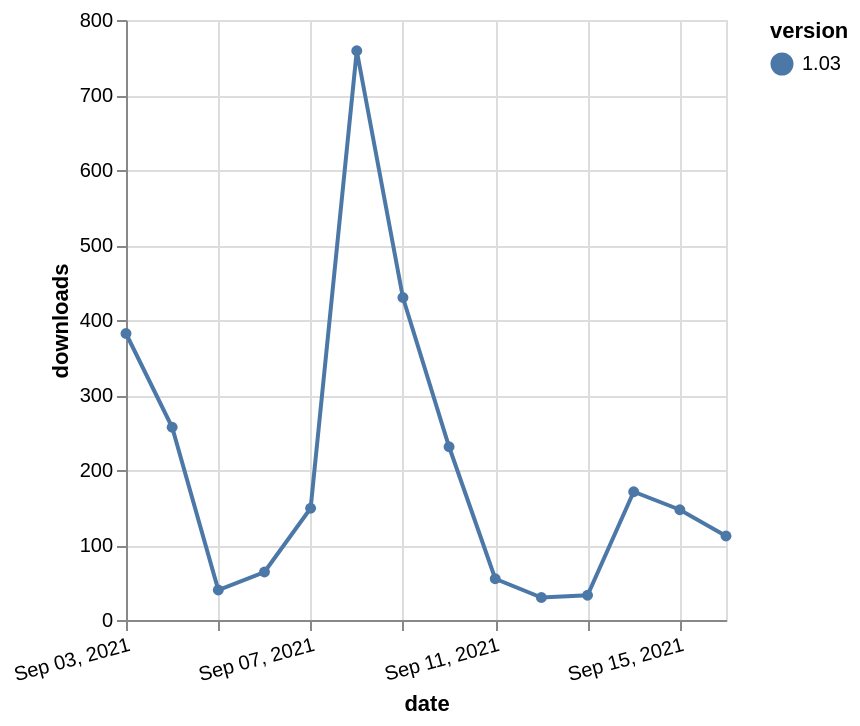

Vega-Lite specification stored for this chart:
### Vega-Lite specification from a JSON file in a GitHub repository (floating-point values rounded to 4 significant figures)
{"$schema": "https://vega.github.io/schema/vega-lite/v5.json", "description": "A simple bar chart with embedded data.", "data": {"values": [{"date": "2021-09-03", "total": 173417, "delta": 382, "version": "1.03"}, {"date": "2021-09-04", "total": 173674, "delta": 257, "version": "1.03"}, {"date": "2021-09-05", "total": 173714, "delta": 40, "version": "1.03"}, {"date": "2021-09-06", "total": 173778, "delta": 64, "version": "1.03"}, {"date": "2021-09-07", "total": 173927, "delta": 149, "version": "1.03"}, {"date": "2021-09-08", "total": 174686, "delta": 759, "version": "1.03"}, {"date": "2021-09-09", "total": 175116, "delta": 430, "version": "1.03"}, {"date": "2021-09-10", "total": 175347, "delta": 231, "version": "1.03"}, {"date": "2021-09-11", "total": 175402, "delta": 55, "version": "1.03"}, {"date": "2021-09-12", "total": 175432, "delta": 30, "version": "1.03"}, {"date": "2021-09-13", "total": 175465, "delta": 33, "version": "1.03"}, {"date": "2021-09-14", "total": 175636, "delta": 171, "version": "1.03"}, {"date": "2021-09-15", "total": 175783, "delta": 147, "version": "1.03"}, {"date": "2021-09-16", "total": 175895, "delta": 112, "version": "1.03"}]}, "width": "container", "mark": {"type": "line", "point": {"filled": true}}, "encoding": {"x": {"field": "date", "type": "temporal", "timeUnit": "yearmonthdate", "title": "date", "axis": {"labelAngle": -15}}, "y": {"field": "delta", "type": "quantitative", "title": "downloads"}, "color": {"field": "version", "type": "nominal"}, "tooltip": {"field": "delta"}}}
